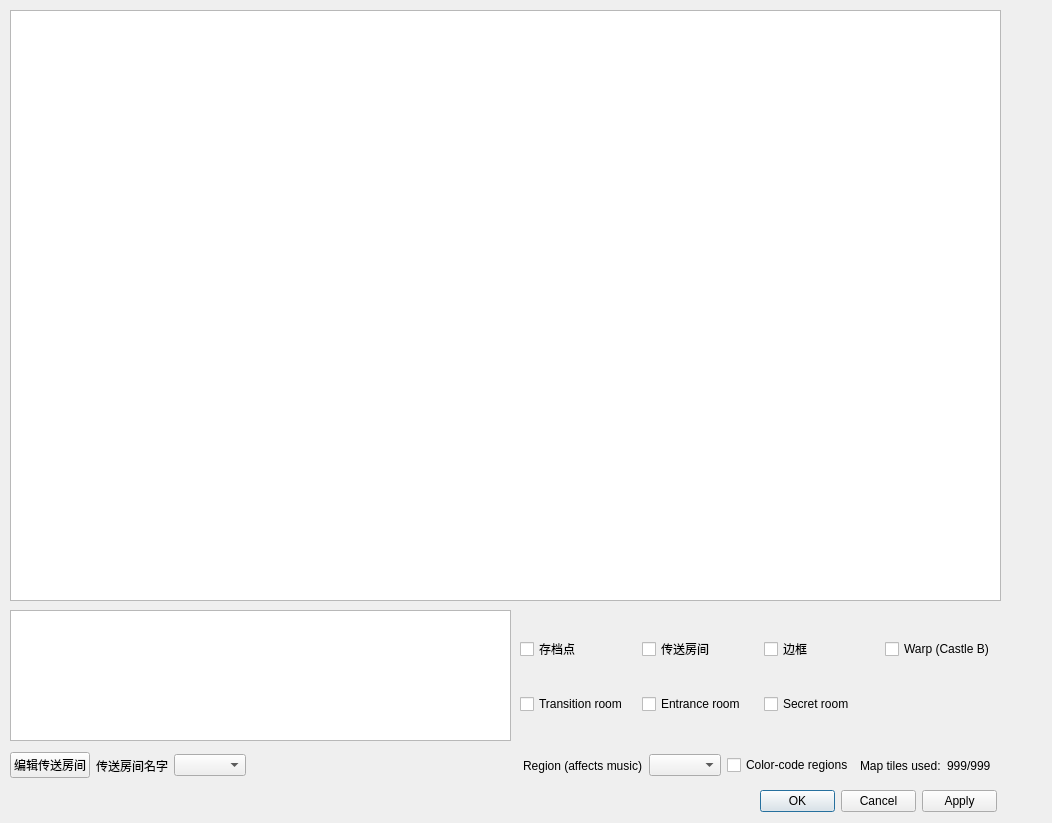
<?xml version="1.0" encoding="UTF-8"?>
<ui version="4.0">
 <class>MapEditor</class>
 <widget class="QDialog" name="MapEditor">
  <property name="geometry">
   <rect>
    <x>0</x>
    <y>0</y>
    <width>1052</width>
    <height>823</height>
   </rect>
  </property>
  <property name="windowTitle">
   <string>地图编辑器</string>
  </property>
  <widget class="QDialogButtonBox" name="buttonBox">
   <property name="geometry">
    <rect>
     <x>760</x>
     <y>790</y>
     <width>237</width>
     <height>23</height>
    </rect>
   </property>
   <property name="standardButtons">
    <set>QDialogButtonBox::Apply|QDialogButtonBox::Cancel|QDialogButtonBox::Ok</set>
   </property>
  </widget>
  <widget class="QWidget" name="layoutWidget">
   <property name="geometry">
    <rect>
     <x>10</x>
     <y>750</y>
     <width>981</width>
     <height>31</height>
    </rect>
   </property>
   <layout class="QHBoxLayout" name="horizontalLayout_2">
    <item>
     <widget class="QPushButton" name="edit_warps_button">
      <property name="text">
       <string>编辑传送房间</string>
      </property>
     </widget>
    </item>
    <item>
     <widget class="QLabel" name="warp_name_label">
      <property name="text">
       <string>传送房间名字</string>
      </property>
     </widget>
    </item>
    <item>
     <widget class="QComboBox" name="warp_name"/>
    </item>
    <item>
     <spacer name="horizontalSpacer">
      <property name="orientation">
       <enum>Qt::Horizontal</enum>
      </property>
      <property name="sizeHint" stdset="0">
       <size>
        <width>40</width>
        <height>20</height>
       </size>
      </property>
     </spacer>
    </item>
    <item>
     <widget class="QLabel" name="label">
      <property name="text">
       <string>Region (affects music)</string>
      </property>
     </widget>
    </item>
    <item>
     <widget class="QComboBox" name="region_index"/>
    </item>
    <item>
     <widget class="QCheckBox" name="color_code_regions">
      <property name="text">
       <string>Color-code regions</string>
      </property>
     </widget>
    </item>
    <item>
     <widget class="QLabel" name="used_tiles_label">
      <property name="text">
       <string>Map tiles used:</string>
      </property>
     </widget>
    </item>
    <item>
     <widget class="QLabel" name="used_tiles_number">
      <property name="text">
       <string>999/999</string>
      </property>
     </widget>
    </item>
   </layout>
  </widget>
  <widget class="QGraphicsView" name="map_graphics_view">
   <property name="geometry">
    <rect>
     <x>10</x>
     <y>10</y>
     <width>991</width>
     <height>591</height>
    </rect>
   </property>
   <property name="minimumSize">
    <size>
     <width>257</width>
     <height>193</height>
    </size>
   </property>
  </widget>
  <widget class="QGraphicsView" name="available_tiles_graphics_view">
   <property name="geometry">
    <rect>
     <x>10</x>
     <y>610</y>
     <width>501</width>
     <height>131</height>
    </rect>
   </property>
  </widget>
  <widget class="QGraphicsView" name="selected_tile_graphics_view">
   <property name="geometry">
    <rect>
     <x>480</x>
     <y>630</y>
     <width>20</width>
     <height>21</height>
    </rect>
   </property>
   <property name="maximumSize">
    <size>
     <width>45</width>
     <height>45</height>
    </size>
   </property>
  </widget>
  <widget class="QWidget" name="layoutWidget2">
   <property name="geometry">
    <rect>
     <x>520</x>
     <y>610</y>
     <width>481</width>
     <height>131</height>
    </rect>
   </property>
   <layout class="QGridLayout" name="gridLayout">
    <property name="verticalSpacing">
     <number>6</number>
    </property>
    <item row="0" column="1">
     <widget class="QCheckBox" name="is_warp">
      <property name="text">
       <string>传送房间</string>
      </property>
     </widget>
    </item>
    <item row="0" column="2">
     <widget class="QCheckBox" name="is_blank">
      <property name="text">
       <string>边框</string>
      </property>
     </widget>
    </item>
    <item row="0" column="3">
     <widget class="QCheckBox" name="is_castle_b_warp">
      <property name="text">
       <string>Warp (Castle B)</string>
      </property>
     </widget>
    </item>
    <item row="1" column="0">
     <widget class="QCheckBox" name="is_transition">
      <property name="text">
       <string>Transition room</string>
      </property>
     </widget>
    </item>
    <item row="1" column="1">
     <widget class="QCheckBox" name="is_entrance">
      <property name="text">
       <string>Entrance room</string>
      </property>
     </widget>
    </item>
    <item row="1" column="2">
     <widget class="QCheckBox" name="is_secret">
      <property name="text">
       <string>Secret room</string>
      </property>
     </widget>
    </item>
    <item row="0" column="0">
     <widget class="QCheckBox" name="is_save">
      <property name="text">
       <string>存档点</string>
      </property>
     </widget>
    </item>
   </layout>
  </widget>
  <zorder>selected_tile_graphics_view</zorder>
  <zorder>buttonBox</zorder>
  <zorder>layoutWidget2</zorder>
  <zorder>map_graphics_view</zorder>
  <zorder>layoutWidget</zorder>
  <zorder>available_tiles_graphics_view</zorder>
 </widget>
 <resources/>
 <connections/>
</ui>
